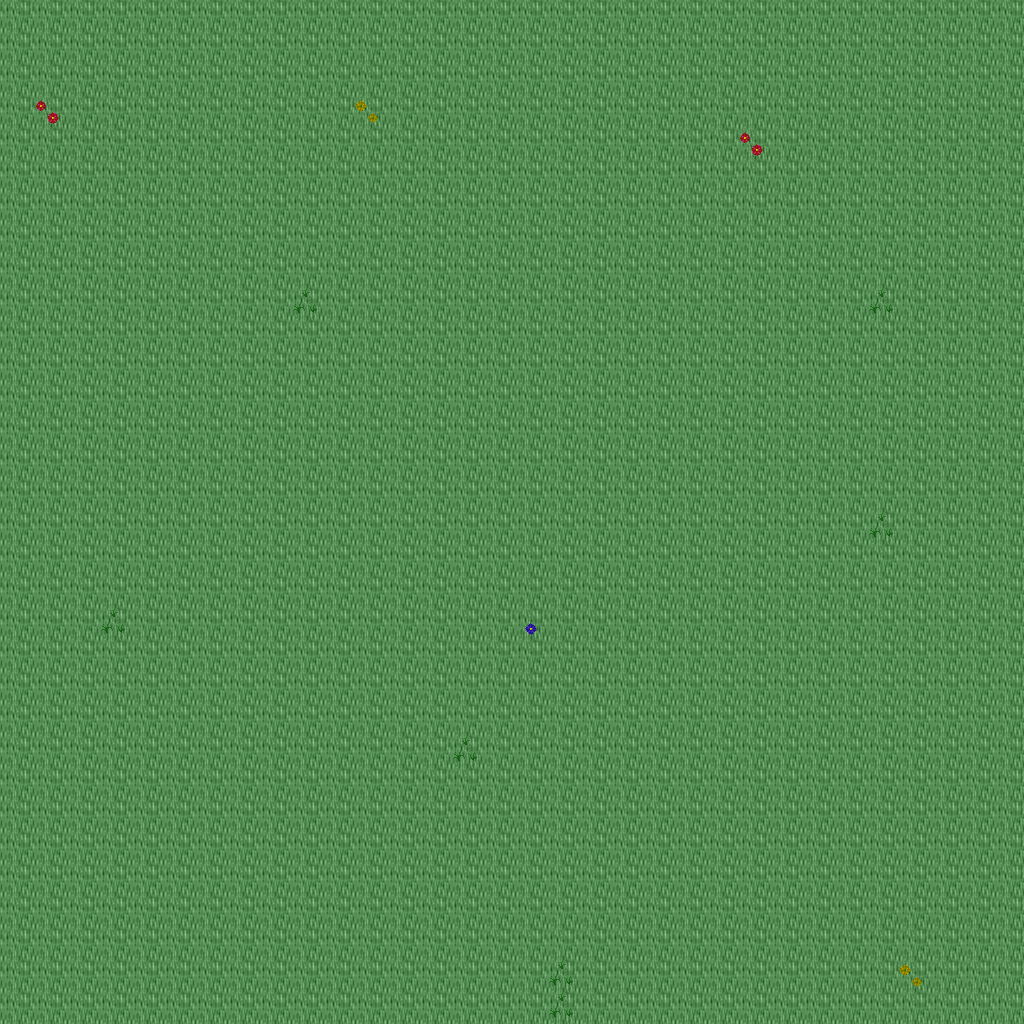

Rendered tile map (Tiled .tmx) drawn with the repository's tilesets; below, a short description and the map source with its tile grids summarised:
An orthogonal 32x32 tile map with 32x32 px tiles, 5 tile layers (Ground, Objects, Objects2, Above, ...), 1 hidden layer not drawn, 37 tilesets.

<map version="1.10" tiledversion="1.11.0" orientation="orthogonal" renderorder="right-down" width="32" height="32" tilewidth="32" tileheight="32" infinite="0" nextlayerid="11" nextobjectid="1">
 <tileset firstgid="1" name="ground_ground" tilewidth="32" tileheight="32" tilecount="33" columns="3">
  <image source="../drawable/ground_ground.png" width="96" height="352" />
 </tileset>
 <tileset firstgid="34" name="ground_ridge_earth_dark" tilewidth="32" tileheight="32" tilecount="96" columns="12">
  <image source="../drawable/ground_ridge_earth_dark.png" width="384" height="256" />
 </tileset>
 <tileset firstgid="130" name="ground_ridge_earth_pale" tilewidth="32" tileheight="32" tilecount="96" columns="12">
  <image source="../drawable/ground_ridge_earth_pale.png" width="384" height="256" />
 </tileset>
 <tileset firstgid="226" name="ground_earth_edges" tilewidth="32" tileheight="32" tilecount="18" columns="6">
  <image source="../drawable/ground_earth_edges.png" width="192" height="96" />
 </tileset>
 <tileset firstgid="244" name="ground_rock_pebbles" tilewidth="32" tileheight="32" tilecount="3" columns="1">
  <image source="../drawable/ground_rock_pebbles.png" width="32" height="96" />
 </tileset>
 <tileset firstgid="247" name="plant_grasses" tilewidth="32" tileheight="32" tilecount="6" columns="3">
  <image source="../drawable/plant_grasses.png" width="96" height="64" />
 </tileset>
 <tileset firstgid="253" name="plant_flower_daisy_yellow" tilewidth="32" tileheight="32" tilecount="8" columns="2">
  <image source="../drawable/plant_flower_daisy_yellow.png" width="64" height="128" />
 </tileset>
 <tileset firstgid="261" name="plant_bush_bushes" tilewidth="32" tileheight="32" tilecount="10" columns="5">
  <image source="../drawable/plant_bush_bushes.png" width="160" height="64" />
 </tileset>
 <tileset firstgid="271" name="plant_flower_daisy_red" tilewidth="32" tileheight="32" tilecount="8" columns="2">
  <image source="../drawable/plant_flower_daisy_red.png" width="64" height="128" />
 </tileset>
 <tileset firstgid="279" name="plant_tree_tree_darkgreen" tilewidth="32" tileheight="32" tilecount="88" columns="8">
  <image source="../drawable/plant_tree_tree_darkgreen.png" width="256" height="352" />
 </tileset>
 <tileset firstgid="367" name="plant_flower_daisy_blue" tilewidth="32" tileheight="32" tilecount="8" columns="2">
  <image source="../drawable/plant_flower_daisy_blue.png" width="64" height="128" />
 </tileset>
 <tileset firstgid="375" name="item_corpse_skull_pale" tilewidth="32" tileheight="32" tilecount="2" columns="2">
  <image source="../drawable/item_corpse_skull_pale.png" width="64" height="32" />
 </tileset>
 <tileset firstgid="377" name="plant_vine" tilewidth="32" tileheight="32" tilecount="3" columns="1">
  <image source="../drawable/plant_vine.png" width="32" height="96" />
 </tileset>
 <tileset firstgid="380" name="plant_flower_daisy_white" tilewidth="32" tileheight="32" tilecount="8" columns="2">
  <image source="../drawable/plant_flower_daisy_white.png" width="64" height="128" />
 </tileset>
 <tileset firstgid="388" name="item_corpse_huge_animal" tilewidth="32" tileheight="32" tilecount="16" columns="2">
  <image source="../drawable/item_corpse_huge_animal.png" width="64" height="256" />
 </tileset>
 <tileset firstgid="404" name="building_fence_fence_chunky" tilewidth="32" tileheight="32" tilecount="21" columns="3">
  <image source="../drawable/building_fence_fence_chunky.png" width="96" height="224" />
 </tileset>
 <tileset firstgid="425" name="ground_eye" tilewidth="32" tileheight="32" tilecount="9" columns="3">
  <image source="../drawable/ground_eye.png" width="96" height="96" />
 </tileset>
 <tileset firstgid="434" name="logic_creature_gnome" tilewidth="32" tileheight="32" tilecount="6" columns="6">
  <image source="../drawable/logic_creature_gnome.png" width="192" height="32" />
 </tileset>
 <tileset firstgid="440" name="logic_creature_animal" tilewidth="32" tileheight="32" tilecount="32" columns="8">
  <image source="../drawable/logic_creature_animal.png" width="256" height="128" />
 </tileset>
 <tileset firstgid="472" name="logic_collision" tilewidth="32" tileheight="32" tilecount="1" columns="1">
  <image source="../drawable/logic_collision.png" width="32" height="32" />
 </tileset>
 <tileset firstgid="473" name="plant_tree_taller_trees" tilewidth="32" tileheight="32" tilecount="32" columns="8">
  <image source="../drawable/plant_tree_taller_trees.png" width="256" height="128" />
 </tileset>
 <tileset firstgid="505" name="plant_tree_spruce" tilewidth="32" tileheight="32" tilecount="6" columns="2">
  <image source="../drawable/plant_tree_spruce.png" width="64" height="96" />
 </tileset>
 <tileset firstgid="511" name="ground_blue_paving" tilewidth="32" tileheight="32" tilecount="2" columns="1">
  <image source="../drawable/ground_blue_paving.png" width="32" height="64" />
 </tileset>
 <tileset firstgid="513" name="ground_grass_edges" tilewidth="32" tileheight="32" tilecount="36" columns="12">
  <image source="../drawable/ground_grass_edges.png" width="384" height="96" />
 </tileset>
 <tileset firstgid="549" name="ground_grass_corners" tilewidth="32" tileheight="32" tilecount="24" columns="6">
  <image source="../drawable/ground_grass_corners.png" width="192" height="128" />
 </tileset>
 <tileset firstgid="573" name="logic_item_fruits" tilewidth="32" tileheight="32" tilecount="16" columns="8">
  <image source="../drawable/logic_item_fruits.png" width="256" height="64" />
 </tileset>
 <tileset firstgid="589" name="building_house_pink_blue" tilewidth="32" tileheight="32" tilecount="99" columns="11">
  <image source="../drawable/building_house_pink_blue.png" width="352" height="288" />
 </tileset>
 <tileset firstgid="688" name="building_fence_stone_fence_white" tilewidth="32" tileheight="32" tilecount="9" columns="3">
  <image source="../drawable/building_fence_stone_fence_white.png" width="96" height="96" />
 </tileset>
 <tileset firstgid="697" name="plant_tree_pine_tree" tilewidth="32" tileheight="32" tilecount="20" columns="4">
  <image source="../drawable/plant_tree_pine_tree.png" width="128" height="160" />
 </tileset>
 <tileset firstgid="717" name="furniture_chair_bench_wooden" tilewidth="32" tileheight="32" tilecount="8" columns="2">
  <image source="../drawable/furniture_chair_bench_wooden.png" width="64" height="128" />
 </tileset>
 <tileset firstgid="725" name="item_postbox" tilewidth="32" tileheight="32" tilecount="4" columns="2">
  <image source="../drawable/item_postbox.png" width="64" height="64" />
 </tileset>
 <tileset firstgid="729" name="logic_portal" tilewidth="32" tileheight="32" tilecount="24" columns="8">
  <image source="../drawable/logic_portal.png" width="256" height="96" />
 </tileset>
 <tileset firstgid="753" name="furniture_light_lamp_blue" tilewidth="32" tileheight="32" tilecount="3" columns="1">
  <image source="../drawable/furniture_light_lamp_blue.png" width="32" height="96" />
 </tileset>
 <tileset firstgid="756" name="light_dim_light_7x5" tilewidth="32" tileheight="32" tilecount="35" columns="7">
  <image source="../drawable/light_dim_light_7x5.png" width="224" height="160" />
 </tileset>
 <tileset firstgid="791" name="light_light_5x5" tilewidth="32" tileheight="32" tilecount="25" columns="5">
  <image source="../drawable/light_light_5x5.png" width="160" height="160" />
 </tileset>
 <tileset firstgid="816" name="logic_creature_reptile" tilewidth="32" tileheight="32" tilecount="7" columns="7">
  <image source="../drawable/logic_creature_reptile.png" width="224" height="32" />
 </tileset>
 <tileset firstgid="823" name="plant_bushes_and_trees" tilewidth="32" tileheight="32" tilecount="144" columns="16">
  <image source="../drawable/plant_bushes_and_trees.png" width="512" height="289" />
 </tileset>
 <layer id="1" name="Ground" width="32" height="32">
  <data>[1024 cells, 1024 non-empty, 1 distinct tile ids]</data>
 </layer>
 <layer id="2" name="Objects" width="32" height="32">
  <data>[1024 cells, 0 non-empty, 0 distinct tile ids]</data>
 </layer>
 <layer id="3" name="Objects2" width="32" height="32">
  <data>[1024 cells, 12 non-empty, 4 distinct tile ids]</data>
 </layer>
 <layer id="4" name="Above" width="32" height="32">
  <data>[1024 cells, 0 non-empty, 0 distinct tile ids]</data>
 </layer>
 <layer id="5" name="Above2" width="32" height="32">
  <data>[1024 cells, 0 non-empty, 0 distinct tile ids]</data>
 </layer>
 <layer id="6" name="Walkable" width="32" height="32" visible="0">
  <data>[1024 cells, 0 non-empty, 0 distinct tile ids]</data>
 </layer>
 <objectgroup id="7" name="Mapevents" />
 <objectgroup id="8" name="Spawn" />
 <objectgroup id="9" name="Keys" />
 <objectgroup id="10" name="Replace" />
</map>
